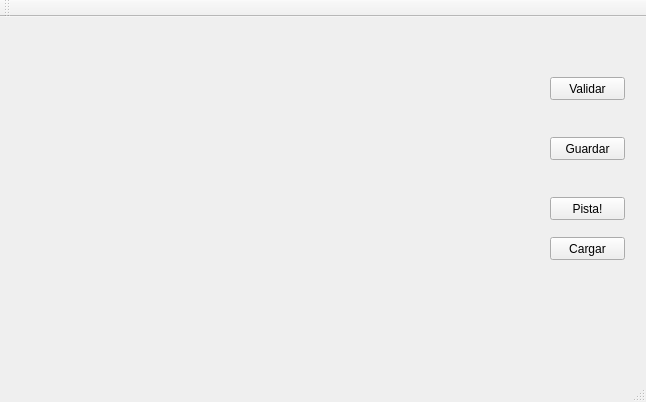
<?xml version="1.0" encoding="UTF-8"?>
<ui version="4.0">
 <class>sudoku</class>
 <widget class="QMainWindow" name="sudoku">
  <property name="geometry">
   <rect>
    <x>0</x>
    <y>0</y>
    <width>646</width>
    <height>402</height>
   </rect>
  </property>
  <property name="windowTitle">
   <string>sudoku</string>
  </property>
  <widget class="QWidget" name="centralWidget">
   <widget class="QWidget" name="gridLayoutWidget">
    <property name="geometry">
     <rect>
      <x>20</x>
      <y>10</y>
      <width>471</width>
      <height>301</height>
     </rect>
    </property>
    <layout class="QGridLayout" name="slayout"/>
   </widget>
   <widget class="QPushButton" name="validar">
    <property name="geometry">
     <rect>
      <x>550</x>
      <y>60</y>
      <width>75</width>
      <height>23</height>
     </rect>
    </property>
    <property name="text">
     <string>Validar</string>
    </property>
   </widget>
   <widget class="QPushButton" name="pushButton">
    <property name="geometry">
     <rect>
      <x>550</x>
      <y>120</y>
      <width>75</width>
      <height>23</height>
     </rect>
    </property>
    <property name="text">
     <string>Guardar</string>
    </property>
   </widget>
   <widget class="QPushButton" name="pista">
    <property name="geometry">
     <rect>
      <x>550</x>
      <y>180</y>
      <width>75</width>
      <height>23</height>
     </rect>
    </property>
    <property name="text">
     <string>Pista!</string>
    </property>
   </widget>
   <widget class="QPushButton" name="cargar">
    <property name="geometry">
     <rect>
      <x>550</x>
      <y>220</y>
      <width>75</width>
      <height>23</height>
     </rect>
    </property>
    <property name="text">
     <string>Cargar</string>
    </property>
   </widget>
  </widget>
  <widget class="QMenuBar" name="menuBar">
   <property name="geometry">
    <rect>
     <x>0</x>
     <y>0</y>
     <width>646</width>
     <height>21</height>
    </rect>
   </property>
  </widget>
  <widget class="QToolBar" name="mainToolBar">
   <attribute name="toolBarArea">
    <enum>TopToolBarArea</enum>
   </attribute>
   <attribute name="toolBarBreak">
    <bool>false</bool>
   </attribute>
  </widget>
  <widget class="QStatusBar" name="statusBar"/>
 </widget>
 <layoutdefault spacing="6" margin="11"/>
 <resources/>
 <connections/>
</ui>
